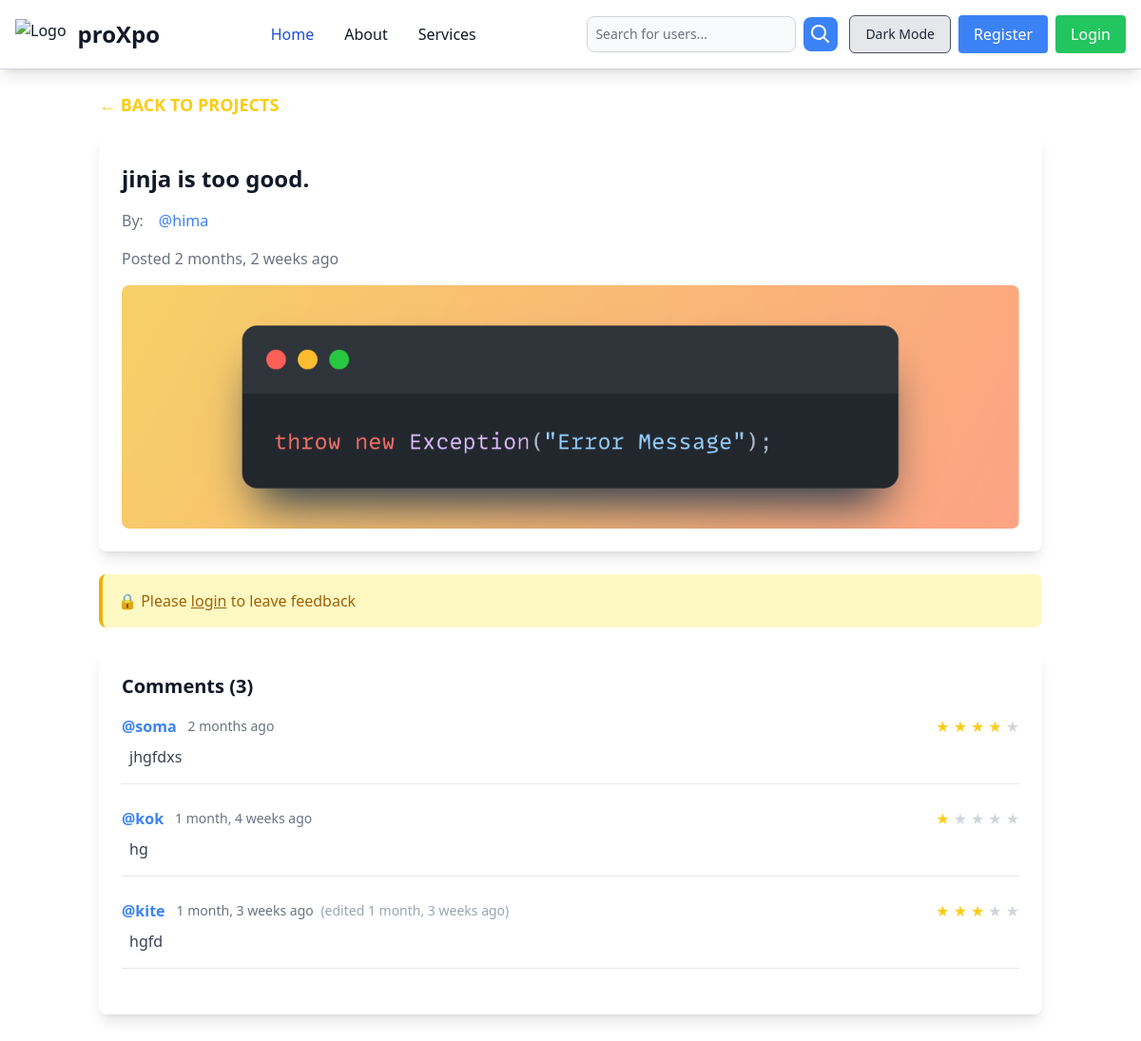
The page /tweet/project/8/ on the database its author committed.
### tweet/models.py (models this page shows, shortened)
class Project(models.Model):
    user = models.ForeignKey(User, on_delete=models.CASCADE)
    name = models.CharField(max_length=255, blank=False, null=False, default="")
    text = models.TextField()
    image = models.ImageField(upload_to='photos/', blank=True, null=True)
    project_type = models.CharField(max_length=50, choices=PROJECT_TYPE_CHOICES, default='Personal Project')  # ← NEW FIELD
    created_at = models.DateTimeField(auto_now_add=True)
    updated_at = models.DateTimeField(auto_now=True)

class Comment(models.Model):
    user = models.ForeignKey(User, on_delete=models.CASCADE)
    project = models.ForeignKey('Project', on_delete=models.CASCADE, related_name='comments')
    text = models.TextField(max_length=500)
    rating = models.IntegerField(default=3)
    created_at = models.DateTimeField(auto_now_add=True)
    edited_at = models.DateTimeField(null=True, blank=True)
    class Meta:
        unique_together = ('user', 'project')  # Ensures one comment per user per project

### tweet/views.py (the view)
# urls.py: path('project/<int:project_id>/', views.index, name='index'),
def index(request, project_id):
    project = get_object_or_404(Project, id=project_id)
    user_already_commented = False
    if request.user.is_authenticated:
        user_already_commented = Comment.objects.filter(
            user=request.user,
            project=project
        ).exists()
    return render(request, 'index.html', {
        'project': project,
        'user_already_commented': user_already_commented,
    })

### tweet/templates/index.html (shortened to what this page needs)
{% extends "layout.html" %}
{% block content %}
<div class="container mx-auto p-4">
    <a href="{% url 'project_list' %}" class="text-yellow-400 text-lg font-semibold hover:text-yellow-300 flex items-center mb-4 transition duration-300">
        ← BACK TO PROJECTS
    </a>
    <div class="bg-white text-gray-900 dark:bg-gray-800 dark:text-white rounded-lg shadow-lg p-6 mb-6 transition-colors duration-300">
        <h2 class="text-2xl font-bold mb-4">{{ project.text }}</h2>
        <div class="flex items-center space-x-4 mb-4">
            <span class="text-gray-500 dark:text-gray-400">By:</span>
            <a href="{% url 'user_profile' project.user.username %}" class="text-blue-500 hover:text-blue-400">
                @{{ project.user.username }}
            </a>
        </div>
        <p class="text-gray-500 dark:text-gray-400">Posted {{ project.created_at|timesince }} ago</p>
        {% if project.image %}
            <img src="{{ project.image.url }}" alt="Project Image" class="w-full h-64 object-cover rounded-lg mt-4">
        {% endif %}
    </div>
    <div class="space-y-6">
        {% if request.user.is_authenticated %}
            {% if request.user != project.user %}
                {% if not user_already_commented %}
                    <div class="bg-white text-gray-900 dark:bg-gray-800 dark:text-white rounded-lg shadow-lg p-6 transition-colors duration-300">
                        <h3 class="text-xl font-bold mb-4">Leave Your Feedback</h3>
                        <form method="post" action="{% url 'add_comment' project.id %}" onsubmit="disableSubmitButton()">
                            {% csrf_token %}
                            <div class="flex items-center mb-4">
                                <span class="mr-2">Rating:</span>
                                <div class="flex space-x-1" id="star-container">
                                    {% for i in "12345" %}
                                        <button type="button" data-rating="{{ i }}"
                                                class="star-rating text-2xl {% if forloop.counter <= 3 %}text-yellow-400{% else %}text-gray-400{% endif %}
                                                       hover:text-yellow-300 transition-colors duration-200">
                                            ★
                                        </button>
                                    {% endfor %}
                                </div>
                                <input type="hidden" name="rating" id="rating" value="3">
                            </div>
                            <textarea name="text"
                                      class="w-full p-3 rounded-lg bg-gray-100 dark:bg-gray-700 border border-gray-300 dark:border-gray-600
                                             focus:ring-2 focus:ring-blue-400 focus:border-transparent"
                                      rows="4"
                                      placeholder="Write your detailed feedback here..."
                                      required></textarea>
                            <button id="submit-btn"
                                    type="submit"
                                    class="mt-4 bg-blue-500 hover:bg-blue-600 text-white font-semibold py-2 px-6 rounded-lg
                                           transition-all duration-300 transform hover:scale-105">
                                Post Feedback
                            </button>
                        </form>
                    </div>
                {% else %}
                    <div class="bg-green-100 border-l-4 border-green-500 text-green-700 p-4 rounded-lg">
                        <p>✓ You've already submitted feedback for this project</p>
                    </div>
                {% endif %}
            {% else %}
                <div class="bg-blue-100 border-l-4 border-blue-500 text-blue-700 p-4 rounded-lg">
                    <p>ℹ️ You can't comment on your own project</p>
                </div>
            {% endif %}
        {% else %}
            <div class="bg-yellow-100 border-l-4 border-yellow-500 text-yellow-700 p-4 rounded-lg">
                <p>🔒 Please <a href="{% url 'login' %}" class="text-yellow-700 hover:text-yellow-600 underline">login</a> to leave feedback</p>
            </div>
        {% endif %}
        <div class="bg-white text-gray-900 dark:bg-gray-800 dark:text-white rounded-lg shadow-lg p-6 transition-colors duration-300">
            <h3 class="text-xl font-bold mb-4">Comments ({{ project.comments.count }})</h3>
            {% for comment in project.comments.all %}
                <div class="mb-6 pb-4 border-b border-gray-200 dark:border-gray-700 relative">
                    <div class="flex items-center justify-between mb-2">
                        <div class="flex items-center space-x-3">
                            <a href="{% url 'user_profile' comment.user.username %}"
                            class="font-semibold text-blue-500 hover:text-blue-400">
                                @{{ comment.user.username }}
                            </a>
                            <span class="text-sm text-gray-500 dark:text-gray-400">
                                {{ comment.created_at|timesince }} ago
                                {% if comment.edited_at %}
                                    <span class="text-gray-400 ml-1">
                                        (edited {{ comment.edited_at|timesince }} ago)
                                    </span>
                                {% endif %}
                            </span>
                        </div>
                        <div class="flex items-center space-x-2">
                            <div class="flex space-x-1">
                                {% for i in "12345" %}
                                    <span class="{% if forloop.counter <= comment.rating %}text-yellow-400{% else %}text-gray-300{% endif %}">
                                        ★
                                    </span>
                                {% endfor %}
                            </div>
                        </div>
                    </div>
                    <p class="text-gray-700 dark:text-gray-300 pl-2">{{ comment.text }}</p>
                </div>
            {% empty %}
                <p class="text-gray-500 dark:text-gray-400 text-center py-4">No feedback yet. Be the first to share your thoughts!</p>
            {% endfor %}
        </div>
    </div>
</div>
{% endblock %}

### rows shown on the page
Project: text "jinja is too good.", user.username "hima", created_at "2 months, 2 weeks", image (picture), comments.count "3"
Comment: user.username "soma", created_at "2 months", text "jhgfdxs"
Comment: user.username "kok", created_at "1 month, 4 weeks", text "hg"
Comment: user.username "kite", created_at "1 month, 3 weeks", edited_at "1 month, 3 weeks", text "hgfd"
